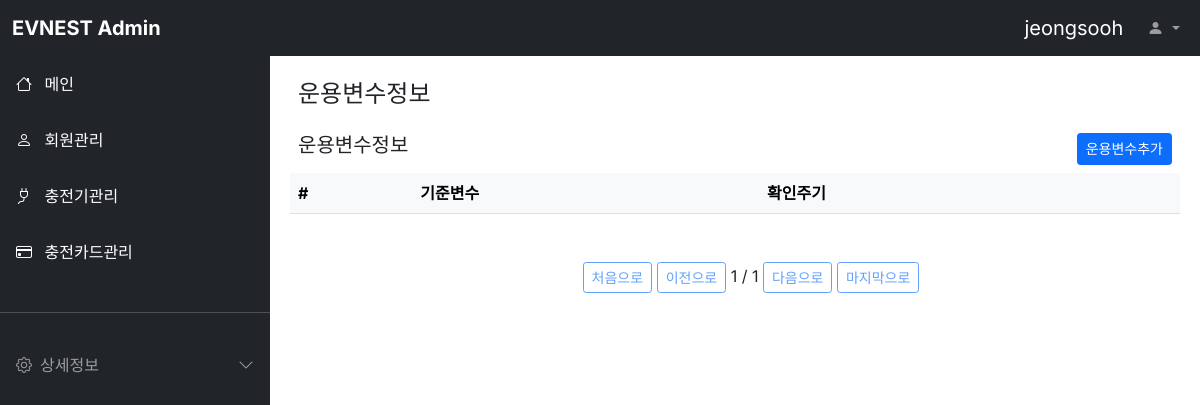
/variables/ (signed in), run on an earlier commit of the app's database.
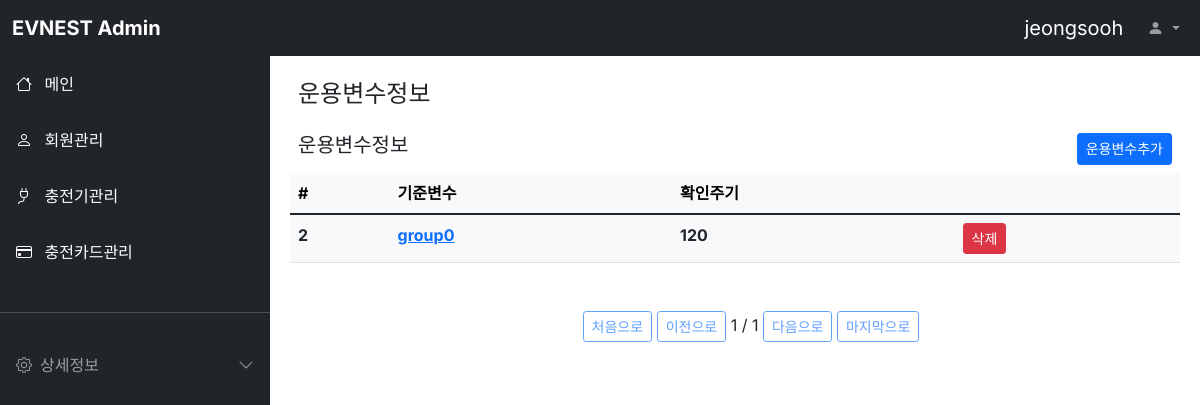
And on a later commit of the database.
### variables/models.py (models this page shows, shortened)
class Variables(models.Model):
  group = models.CharField(max_length=64, blank=True, verbose_name="기준변수")
  interval = models.IntegerField(null=True, verbose_name='확인주기')
  class Meta:
    db_table = 'nevsp_variables'
    verbose_name = '운용변수'
    verbose_name_plural = '운용변수'

### variables/views.py (the view)
# urls.py: path('',VariablesList.as_view()),
class VariablesList(ListView):
    model = Variables
    template_name = 'variables.html'
    context_object_name = 'variablesList'
    paginate_by = 10
    def get_context_data(self, **kwargs):
        context = super().get_context_data(**kwargs)
        user_id = self.request.session['user']
        context['loginuser'] = user_id
        return context

### variables/templates/variables.html (shortened to what this page needs)
{% extends "base.html" %}
{% block contents %}
<div class="row mt-3 mx-3">
  <div class="col-md-8 fw-bold"><h4>운용변수정보</h4></div>
</div>
<div class="row mt-3 mx-3">
  <div class="col-md-6 fw-bold"><h5>운용변수정보</h5></div>
  <div class="col-md-6 d-grid justify-content-md-end">
    <button class="btn btn-primary btn-sm"
      onclick="location.href='/variables/register/'">운용변수추가
    </button>
  </div>
</div>
<div class="row mt-2 mx-2">
  <div class="col-12">
    <table class="table table-light">
      <thead class="thead-light">
        <tr>
          <th scope="col">#</th>
          <th scope="col">기준변수</th>
          <th scope="col">확인주기</th>
          <th scope="col"></th>
        </tr>
      </thead>
      <tbody class="text-dark">
        {% for variables in variablesList %}
        <tr>
          <th scope="row">{{ variables.id }}</th>
          <th><a id="variables-{{ variables.id }}" href="/variables/{{ variables.id }}">{{ variables.group }}</a></th>
          <th>{{ variables.interval }}</th>
          <th><a class="btn btn-primary btn-sm btn-danger" id="variables-{{ variables.id }}"
            href="/variables/{{ variables.id }}/delete" target="_blank">삭제</a></th>
        </tr>
        {% endfor %}
      </tbody>
    </table>
    <div class="pagination justify-content-center mt-5">
      <ul class="step-links">
        {% if page_obj.has_previous %}
        <a class="btn btn-sm btn-outline-primary" href="?page=1">처음으로</a>
        <a class="btn btn-sm btn-outline-primary" href="?page={{ page_obj.previous_page_number }}">이전으로</a>
        {% else %}
        <a class="btn btn-sm btn-outline-primary disabled" href="#">처음으로</a>
        <a class="btn btn-sm btn-outline-primary disabled" href="#">이전으로</a>
        {% endif %}
      <span class="current">
        {{ page_obj.number }} / {{ page_obj.paginator.num_pages }}
      </span>
        {% if page_obj.has_next %}
        <a class="btn btn-sm btn-outline-primary" href="?page={{ page_obj.next_page_number }}">다음으로</a>
        <a class="btn btn-sm btn-outline-primary" href="?page={{ page_obj.paginator.num_pages }}">마지막으로</a>
        {% else %}
        <a class="btn btn-sm btn-outline-primary disabled" href="#">다음으로</a>
        <a class="btn btn-sm btn-outline-primary disabled" href="#">마지막으로</a>
        {% endif %}
      </ul>
    </div>
  </div>
</div>
{% endblock %}

What changed in the data, as far as the page shows it:
added Variables: id "2", group "group0", interval "120"
